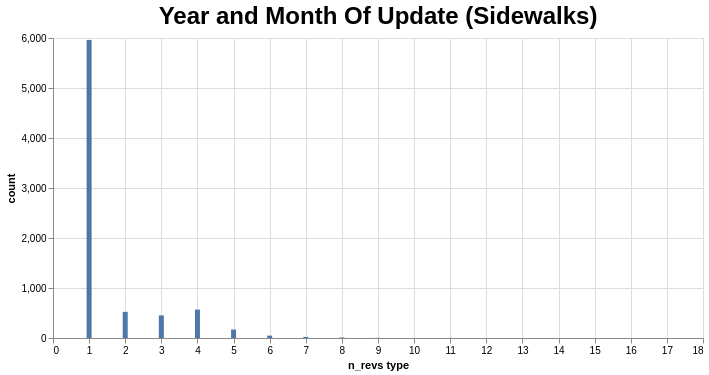

The Vega-Lite source for this figure:
### Vega-Lite specification from a JSON file in a GitHub repository (floating-point values rounded to 4 significant figures)
{"config": {"view": {"continuousWidth": 300, "continuousHeight": 300}, "title": {"fontSize": 24}}, "data": {"name": "data-672d5f3b91220cb87f3f762d2e5f29f7"}, "mark": {"type": "bar"}, "encoding": {"tooltip": [{"field": "percent", "type": "nominal"}], "x": {"field": "n_revs type", "sort": "-x", "type": "quantitative"}, "y": {"field": "count", "type": "quantitative"}}, "height": 300, "params": [{"name": "param_9", "select": {"type": "interval", "encodings": ["x", "y"]}, "bind": "scales"}], "title": "Year and Month Of Update (Sidewalks)", "width": 650, "$schema": "https://vega.github.io/schema/vega-lite/v5.8.0.json", "datasets": {"data-672d5f3b91220cb87f3f762d2e5f29f7": [{"n_revs type": 1, "count": 5962, "percent": "76.81%"}, {"n_revs type": 4, "count": 568, "percent": "7.32%"}, {"n_revs type": 2, "count": 523, "percent": "6.74%"}, {"n_revs type": 3, "count": 452, "percent": "5.82%"}, {"n_revs type": 5, "count": 169, "percent": "2.18%"}, {"n_revs type": 6, "count": 47, "percent": "0.61%"}, {"n_revs type": 7, "count": 21, "percent": "0.27%"}, {"n_revs type": 8, "count": 11, "percent": "0.14%"}, {"n_revs type": 9, "count": 5, "percent": "0.06%"}, {"n_revs type": 11, "count": 2, "percent": "0.03%"}, {"n_revs type": 17, "count": 1, "percent": "0.01%"}, {"n_revs type": 10, "count": 1, "percent": "0.01%"}]}}
